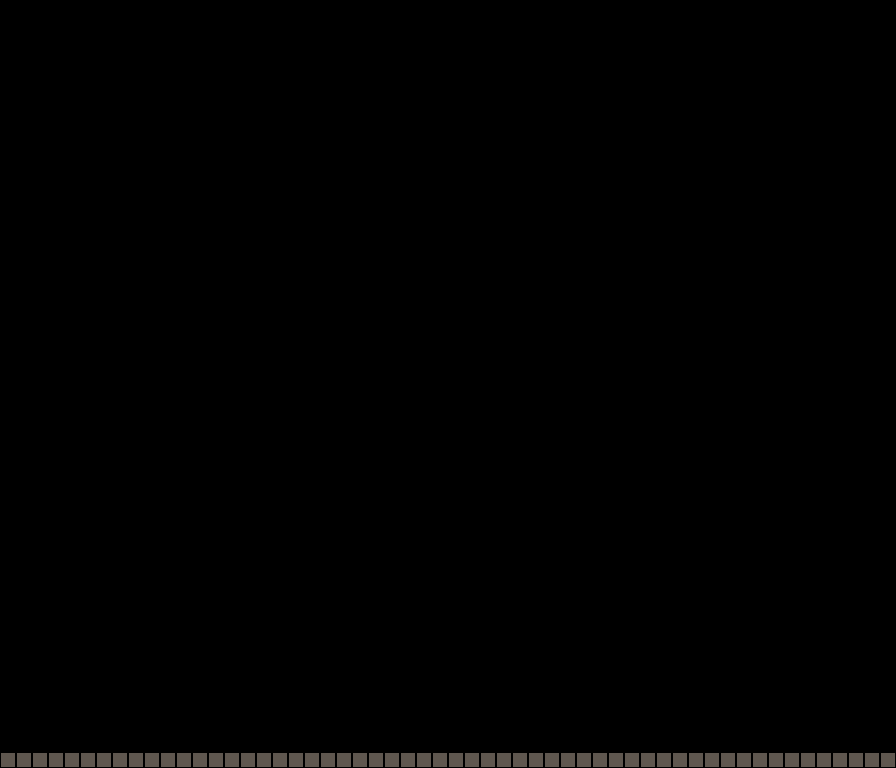

This game map was drawn from its Tiled (.tmx) file and the tilesets committed beside it. A one-line description and the trimmed map source follow:
An orthogonal 112x96 tile map with 8x8 px tiles, 2 tile layers (Tile Layer 1, Tile Layer 3), 2 hidden layers not drawn, 3 tilesets and 4 objects (spawn_checkpoint, cam_area, map_link, spawn_point).

<map version="1.2" tiledversion="1.3.1" orientation="orthogonal" renderorder="right-down" compressionlevel="0" width="112" height="96" tilewidth="8" tileheight="8" infinite="0" nextlayerid="18" nextobjectid="21">
 <properties>
  <property name="is_tower" type="bool" value="true" />
  <property name="level_id" type="int" value="10" />
 </properties>
 <tileset firstgid="1" source="platformer_sheet_1.tsx" />
 <tileset firstgid="2049" source="platformer_sheet_3.tsx" />
 <tileset firstgid="3073" source="platform_sheet.tsx" />
 <layer id="14" name="Tile Layer 1" width="112" height="96">
  <data>[10752 cells, 224 non-empty, 4 distinct tile ids]</data>
 </layer>
 <layer id="15" name="Tile Layer 2" width="112" height="96" visible="0" opacity="0.39">
  <data>[10752 cells, 10752 non-empty, 4 distinct tile ids]</data>
 </layer>
 <layer id="16" name="Tile Layer 3" width="112" height="96">
  <data>[10752 cells, 0 non-empty, 0 distinct tile ids]</data>
 </layer>
 <layer id="17" name="RotatingBG" width="112" height="96" visible="0">
  <data>[10752 cells, 3360 non-empty, 152 distinct tile ids]</data>
 </layer>
 <objectgroup id="2" name="Object Layer 1">
  <object id="5" name="checkpoint" type="spawn_checkpoint" x="68" y="696" width="32" height="32" />
  <object id="9" name="camera" type="cam_area" x="-520" y="8" width="1996" height="760" />
  <object id="11" name="link" type="map_link" x="32" y="720" width="16" height="32">
   <properties>
    <property name="dest_map_path" value="Content/raw/map_ss_tower_03.tmx" />
    <property name="dest_spawn_name" value="top_right" />
    <property name="require_up_press" type="bool" value="true" />
   </properties>
  </object>
  <object id="14" name="bottom_left" type="spawn_point" x="24" y="728" width="32" height="24">
   <properties>
    <property name="type" value="side" />
   </properties>
  </object>
 </objectgroup>
</map>
